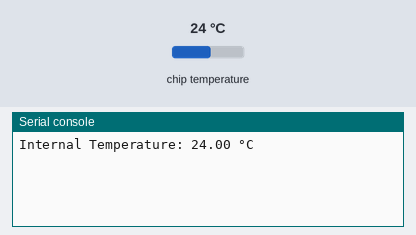
Bench run of a program on a simulated CircuitPython board. Shown: the last lines printed to the serial console. The inputs (shaded band) are chosen by the test bench; at power-on: chip temperature 24 °C.

Above: at 1.2 s.
1.3 s: chip temperature set to 1 °C
At 5.4 s:
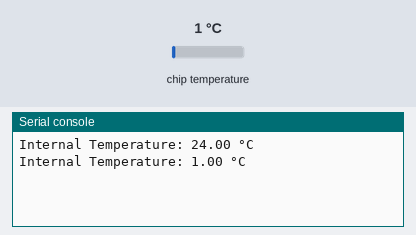
7.3 s: chip temperature set to 11 °C
At 10.4 s:
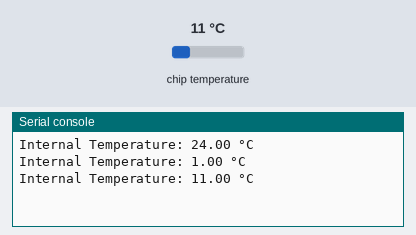
Timing chart, 0 to 11.9 s (numbered marks = the images above; inputs shaded):
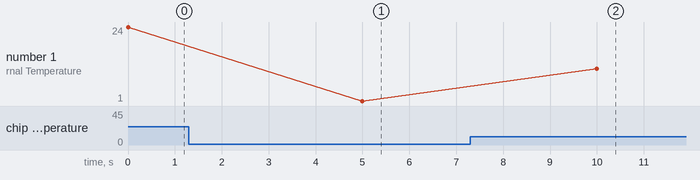

Measured:
- after the input at 1.3 s, the serial console: prints a new line after 3.7 s (image 1)
- after the input at 7.3 s, the serial console: prints a new line after 2.7 s (image 2)
- plotted number 1: 24 → 1 after the input at 1.3 s, 1 → 11 after the input at 7.3 s

The program:

code.py
```python
"""
In this simple example, you will learn how to read temperature from RP2040 internal sensor.
"""
import time
import microcontroller

# read and show measured values every 5 seconds
while True:
    print(f"Internal Temperature: {microcontroller.cpu.temperature:0.2f} °C")
    time.sleep(5)
```
